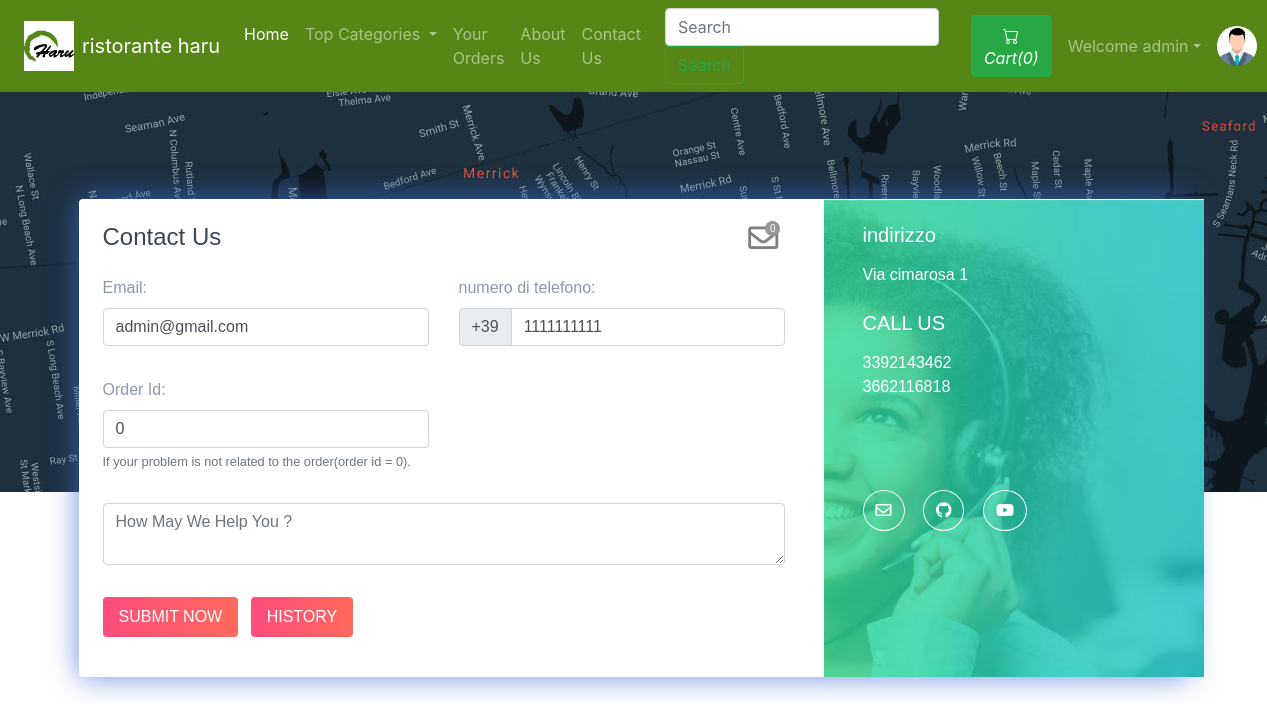
The app's page /contact.php (signed in) with its own data.
### tables this page shows
CREATE TABLE `sitedetail` (
  `tempId` int(11) NOT NULL,
  `systemName` varchar(21) NOT NULL,
  `email` varchar(35) NOT NULL,
  `contact1` bigint(21) NOT NULL,
  `contact2` bigint(21) DEFAULT NULL COMMENT 'Optional',
  `address` text NOT NULL,
  `dateTime` datetime NOT NULL DEFAULT current_timestamp()
);

CREATE TABLE `users` (
  `id` int(21) NOT NULL,
  `username` varchar(21) NOT NULL,
  `firstName` varchar(21) NOT NULL,
  `lastName` varchar(21) NOT NULL,
  `email` varchar(35) NOT NULL,
  `phone` bigint(20) NOT NULL,
  `userType` enum('0','1') NOT NULL DEFAULT '0' COMMENT '0=user\r\n1=admin',
  `password` varchar(255) NOT NULL,
  `joinDate` datetime NOT NULL DEFAULT current_timestamp()
);

### contact.php (the view, shortened to what this page needs)
<!doctype html>
<html lang="en">
  <head>
    <link rel="stylesheet" href="https://stackpath.bootstrapcdn.com/bootstrap/4.5.0/css/bootstrap.min.css">
    <link rel="stylesheet" href="https://use.fontawesome.com/releases/v5.8.2/css/all.css">
  </head>
  <body>
  <?php include 'partials/_dbconnect.php';?>
  <?php include 'partials/_nav.php';?>
      <div class="contact2" style="background-image:url(img/map.jpg);height: 400px;" id="contact">
        <div class="container">
          <div class="row contact-container">
            <div class="col-lg-12">
              <div class="card card-shadow border-0 mb-4">
                <div class="row">
                  <div class="col-lg-8">
                    <div class="contact-box p-4">
                      <div class="row">
                        <div class="col-lg-8">
                          <h4 class="title">Contact Us</h4>
                        </div>
                        <?php if($loggedin){ ?>
                          <div class="col-lg-4">
                            <div class="icon-badge-container mx-1" style="padding-left: 167px;">
                              <a href="#" data-toggle="modal" data-target="#adminReply"><i class="far fa-envelope icon-badge-icon"></i></a>
                              <div class="icon-badge"><b><span id="totalMessage">0</span></b></div>
                            </div>
                          </div>
                        <?php } ?>
                      </div>
                      <?php
                          $passSql = "SELECT * FROM users WHERE id='$userId'";
                          $passResult = mysqli_query($conn, $passSql);
                          $passRow=mysqli_fetch_assoc($passResult);
                          $email = $passRow['email'];
                          $phone = $passRow['phone'];
                      ?>
                      <form action="partials/_manageContactUs.php" method="POST">
                        <div class="row">
                          <div class="col-lg-6">
                            <div class="form-group mt-3">
                                <b><label for="email">Email:</label></b>
                                <input type="email" class="form-control" id="email" name="email" placeholder="Enter Your Email" required value="<?php echo $email ?>">
                            </div>
                          </div>
                          <div class="col-lg-6">
                            <div class="form-group mt-3">
                                <b><label for="phone">numero di telefono:</label></b>
                                <div class="input-group mb-3">
                                    <div class="input-group-prepend">
                                      <span class="input-group-text" id="basic-addon">+39</span>
                                    </div>
                                    <input type="tel" class="form-control" id="phone" name="phone" aria-describedby="basic-addon" placeholder="Enter Your Phone Number" required pattern="[0-9]{10}" value="<?php echo $phone ?>">
                                </div>
                            </div>
                          </div>
                          <div class="col-lg-6">
                            <div class="form-group mt-3">
                              <b><label for="orderId">Order Id:</label></b>
                              <input class="form-control" type="text" id="orderId" name="orderId" placeholder="Order Id" value="0">
                              <small id="orderIdHelp" class="form-text text-muted">If your problem is not related to the order(order id = 0).</small>
                            </div>
                          </div>
                          <div class="col-lg-12">
                            <div class="form-group  mt-3">
                                <textarea class="form-control" id="message" name="message" rows="2" required minlength="6" placeholder="How May We Help You ?"></textarea>
                            </div>
                          </div>
                          <?php if($loggedin){ ?>
                            <div class="col-lg-12">
                              <button type="submit" class="btn btn-danger-gradiant mt-3 mb-3 text-white border-0 py-2 px-3"><span> SUBMIT NOW <i class="ti-arrow-right"></i></span></button>
                              <button type="button" class="btn btn-danger-gradiant mt-3 mb-3 text-white border-0 py-2 px-3 mx-2" data-toggle="modal" data-target="#history"><span> HISTORY <i class="ti-arrow-right"></i></span></button>
                            </div>
                          <?php } ?>
                        </div>
                      </form>
                    </div>
                  </div>
                  <?php
                    $sql = "SELECT * FROM `sitedetail`";
                    $result = mysqli_query($conn, $sql);
                    $row = mysqli_fetch_assoc($result);
                    $address = $row['address'];
                    $email = $row['email'];
                    $contact1 = $row['contact1'];
                    $contact2 = $row['contact2'];
                    echo '<div class="col-lg-4 bg-image" style="background-image:url(img/contact.jpg)">
                          <div class="detail-box p-4">
                            <h5 class="text-white font-weight-light mb-3">indirizzo</h5>
                            <p class="text-white op-7">' .$address. '</p>
                            <h5 class="text-white font-weight-light mb-3 mt-4">CALL US</h5>
                            <p class="text-white op-7">' .$contact1. '
                              <br> ' .$contact2. '</p>
                            <div class="round-social light">
                              <a href="https://mail.google.com/mail/?view=cm&fs=1&tf=1&to=' .$email. '" class="ml-0 text-decoration-none text-white border border-white rounded-circle" target="_blank"><i class="far fa-envelope"></i></a>
                              <a href="https://github.com/darshankparmar" class="text-decoration-none text-white border border-white rounded-circle" target="_blank"><i class="fab fa-github"></i></i></a>
                              <a href="https://youtube.com/" class="text-decoration-none text-white border border-white rounded-circle" target="_blank"><i class="fab fa-youtube"></i></a>
                            </div>
                          </div>
                        </div>';
                  ?>
                </div>
              </div>
            </div>
          </div>
        </div>
      </div>
  </body>
</html>

### partials/_nav.php (shortened to what this page needs)
<?php
if(isset($_SESSION['loggedin']) && $_SESSION['loggedin']==true){
  $loggedin= true;
  $userId = $_SESSION['userId'];
  $username = $_SESSION['username'];
}
else{
  $loggedin = false;
  $userId = 0;
}
$sql = "SELECT * FROM `sitedetail`";
$result = mysqli_query($conn, $sql);
$row = mysqli_fetch_assoc($result);
$systemName = $row['systemName'];
echo '
<style>
    .bg-darkgreen {
        background-color: #568716;
    }
</style>
<nav class="navbar navbar-expand-lg navbar-dark bg-darkgreen">
<div class="text-center image-size-big position-relative mx-2">
      <a href="index.php"><img src="img/logoO.jpg"  style="width:50px; height:50px"></a>
    </div>
      <a class="navbar-brand" href="index.php">'.$systemName.'</a>
      <button class="navbar-toggler" type="button" data-toggle="collapse" data-target="#navbarSupportedContent" aria-controls="navbarSupportedContent" aria-expanded="false" aria-label="Toggle navigation">
        <span class="navbar-toggler-icon"></span>
      </button>
      <div class="collapse navbar-collapse" id="navbarSupportedContent">
        <ul class="navbar-nav mr-auto">
          <li class="nav-item active">
            <a class="nav-link" href="index.php">Home <span class="sr-only">(current)</span></a>
          </li>
          <li class="nav-item dropdown">
            <a class="nav-link dropdown-toggle" href="#" id="navbarDropdown" role="button" data-toggle="dropdown" aria-haspopup="true" aria-expanded="false">
              Top Categories
            </a>
            <div class="dropdown-menu" aria-labelledby="navbarDropdown">';
            echo '</div>
          </li>
          <li class="nav-item">
            <a class="nav-link" href="viewOrder.php">Your Orders</a>
          </li>
          <li class="nav-item">
            <a class="nav-link" href="about.php">About Us</a>
          </li>
          <li class="nav-item">
            <a class="nav-link" href="contact.php">Contact Us</a>
          </li>
        </ul>
        <form method="get" action="/search.php" class="form-inline my-2 my-lg-0 mx-3">
          <input class="form-control mr-sm-2" type="search" name="search" id="search" placeholder="Search" aria-label="Search" required>
          <button class="btn btn-outline-success my-2 my-sm-0" type="submit">Search</button>
        </form>';
        $countsql = "SELECT SUM(`itemQuantity`) FROM `viewcart` WHERE `userId`=$userId";
        $countresult = mysqli_query($conn, $countsql);
        $countrow = mysqli_fetch_assoc($countresult);
        $count = $countrow['SUM(`itemQuantity`)'];
        if(!$count) {
          $count = 0;
        }
        echo '<a href="viewCart.php"><button type="button" class="btn btn-success mx-2" title="MyCart">
          <svg xmlns="img/cart.svg" width="16" height="16" fill="currentColor" class="bi bi-cart" viewBox="0 0 16 16">
            <path d="M0 1.5A.5.5 0 0 1 .5 1H2a.5.5 0 0 1 .485.379L2.89 3H14.5a.5.5 0 0 1 .491.592l-1.5 8A.5.5 0 0 1 13 12H4a.5.5 0 0 1-.491-.408L2.01 3.607 1.61 2H.5a.5.5 0 0 1-.5-.5zM3.102 4l1.313 7h8.17l1.313-7H3.102zM5 12a2 2 0 1 0 0 4 2 2 0 0 0 0-4zm7 0a2 2 0 1 0 0 4 2 2 0 0 0 0-4zm-7 1a1 1 0 1 1 0 2 1 1 0 0 1 0-2zm7 0a1 1 0 1 1 0 2 1 1 0 0 1 0-2z"/>
          </svg>
          <i class="bi bi-cart">Cart(' .$count. ')</i>
        </button></a>';
        if($loggedin){
          echo '<ul class="navbar-nav mr-2">
            <li class="nav-item dropdown">
              <a class="nav-link dropdown-toggle" href="#" id="navbarDropdown" role="button" data-toggle="dropdown"> Welcome ' .$username. '</a>
              <div class="dropdown-menu" aria-labelledby="navbarDropdown">
                <a class="dropdown-item" href="partials/_logout.php">Logout</a>
              </div>
            </li>
          </ul>
          <div class="text-center image-size-small position-relative">
            <a href="viewProfile.php"><img src="img/person-' .$userId. '.jpg" class="rounded-circle" onError="this.src = \'img/profilePic.jpg\'" style="width:40px; height:40px"></a>
          </div>';
        }
        else {
          echo '
          <button type="button" class="btn btn-success mx-2"  data-toggle="modal" data-target="#loginModal">Login</button>
          <button type="button" class="btn btn-success mx-2"  data-toggle="modal" data-target="#signupModal">SignUp</button>';
        }
  echo '</div>
    </nav>';
?>

### contact.php (style rules this page uses)
.icon-badge-container { position: absolute; }
.icon-badge-icon { font-size: 30px; color: rgb(0 0 0 / 50%); position: relative; }
.icon-badge { background-color: #979797;; font-size: 10px; color: white; text-align: center; width: 15px; height: 15px; border-radius: 49%; position: relative; top: -35px; left: 17px; }
.contact2 { font-family: "Montserrat", sans-serif; color: #8d97ad; font-weight: 300; background-position: center top; }
.contact2 h1, .contact2 h2, .contact2 h3, .contact2 h4, .contact2 h5, .contact2 h6 { color: #3e4555; }
.contact2 .bg-image { background-size: cover; position: relative; display: -webkit-box; display: -webkit-flex; display: -ms-flexbox; display: flex; }
.contact2 .card.card-shadow { -webkit-box-shadow: 0px 0px 30px rgba(115, 128, 157, 0.1); box-shadow: 0px 0px 30px rgba(61, 109, 214, 0.774); }
.contact2 .detail-box .round-social { margin-top: 100px; }
.contact2 .round-social a { background: transparent; margin: 0 7px; padding: 11px 12px; }
.contact2 .contact-container { position: relative; top: 107px; }
.contact2 .btn-danger-gradiant { background: #ff4d7e; background: -webkit-linear-gradient(legacy-direction(to right), #ff4d7e 0%, #ff6a5b 100%); background: -webkit-gradient(linear, left top, right top, from(#ff4d7e), to(#ff6a5b)); background: -webkit-linear-gradient(left, #ff4d7e 0%, #ff6a5b 100%); background: -o-linear-gradient(left, #ff4d7e 0%, #ff6a5b 100%); background: linear-gradient(to right, #ff4d7e 0%, #ff6a5b 100%); }

### partials/_nav.php (style rules this page uses)
.bg-darkgreen { background-color: #568716; }

### records on screen
sitedetail: systemName "ristorante haru", address "Via cimarosa 1", contact1 "3392143462", contact2 "3662116818"
users: email "admin@gmail.com", phone "1111111111"

### other values on screen
$count "0"
$username "admin"
